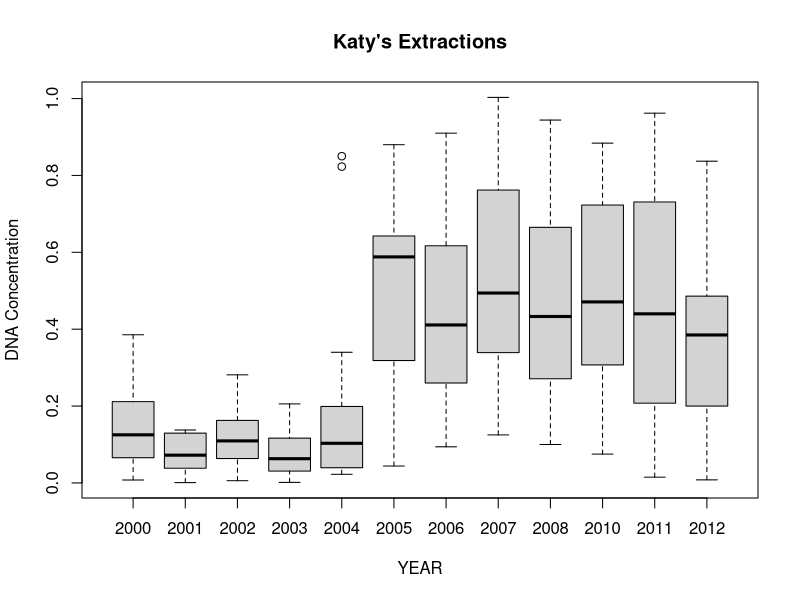
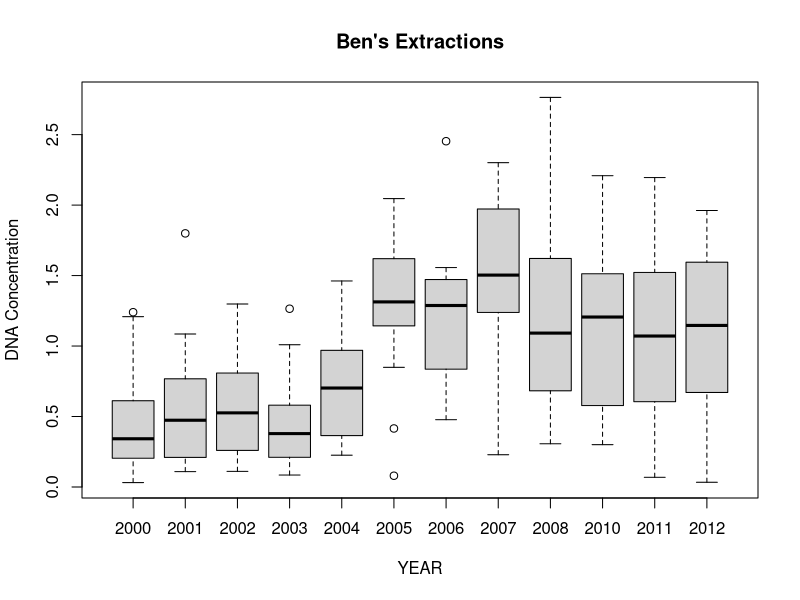
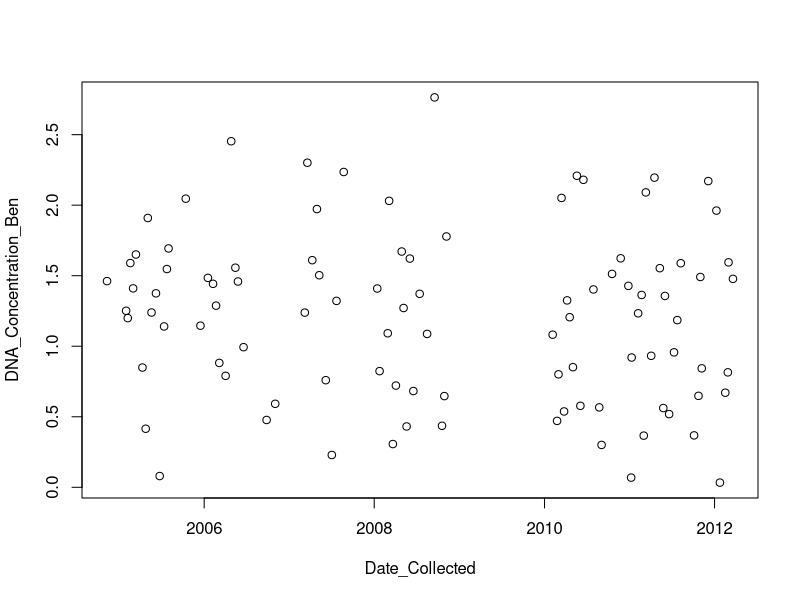
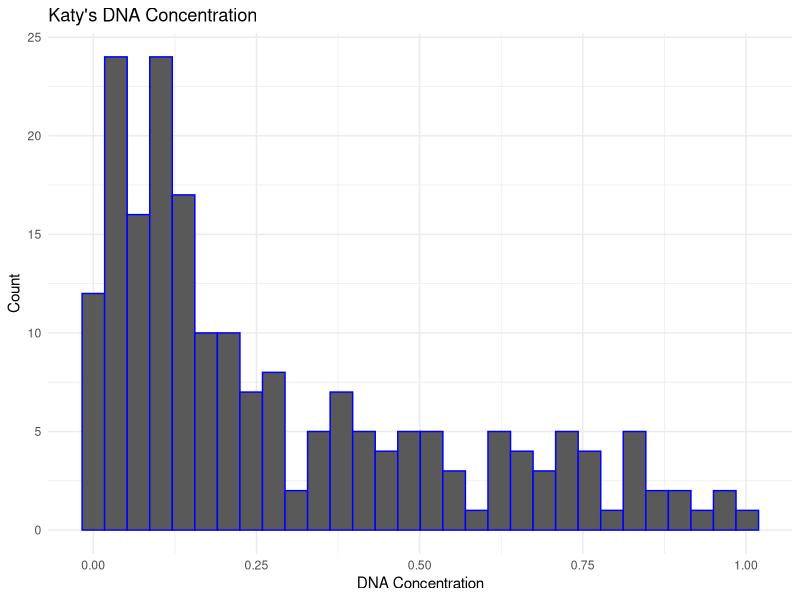
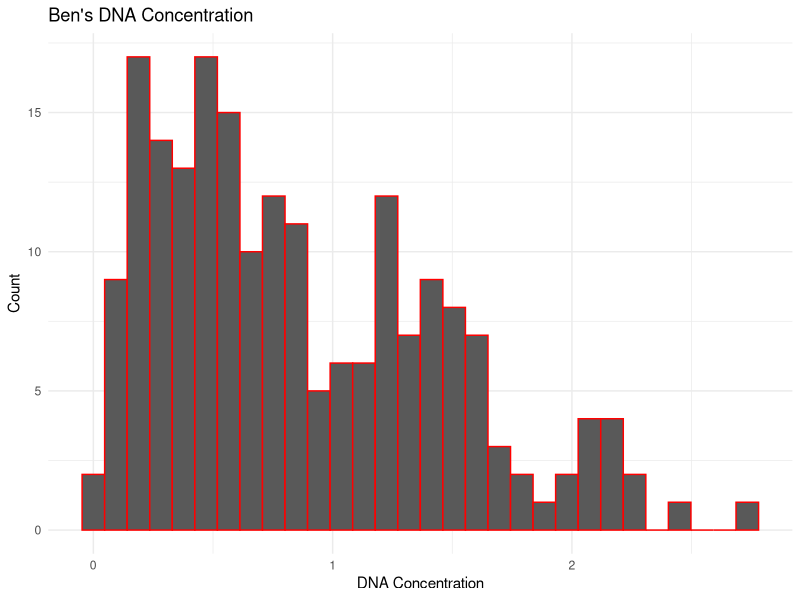
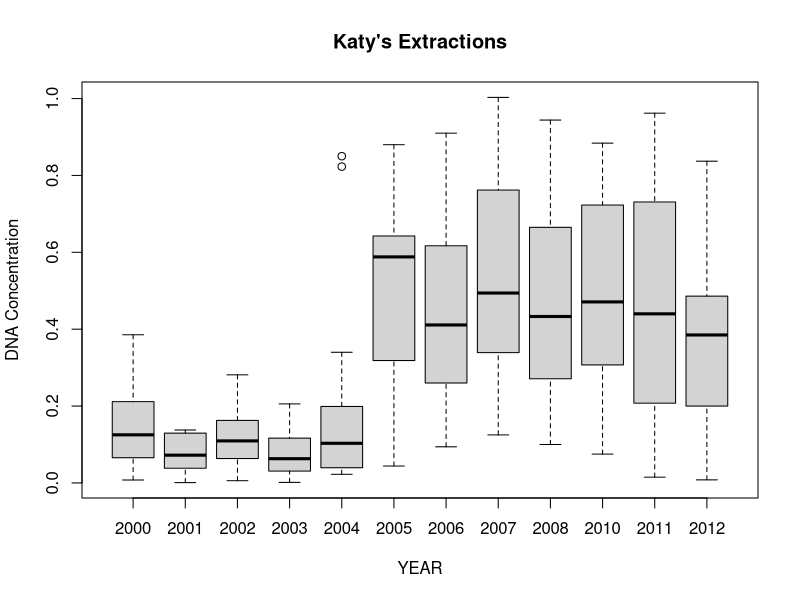
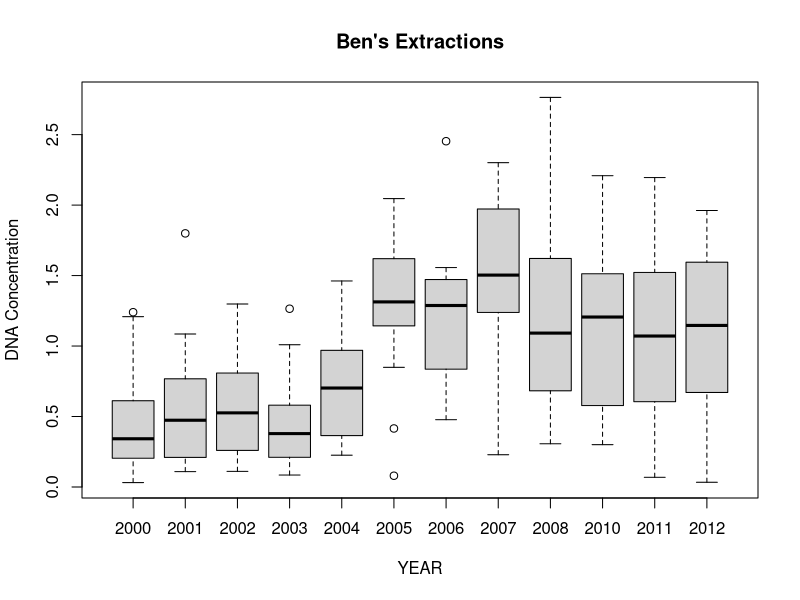
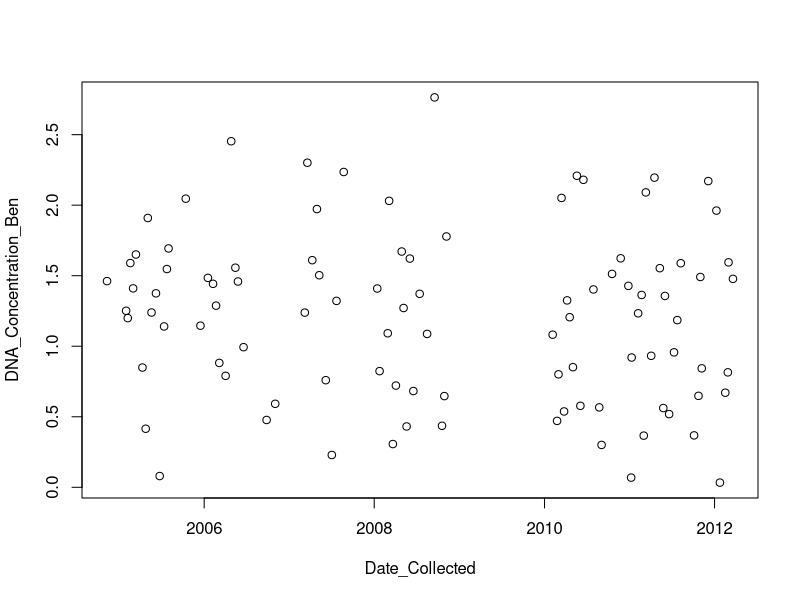

These charts were generated, in order, by the following R code:
# Howard Exam 4 Script
# I am redoing Exam 1

library(ggplot2)

# I. Load the data and make separate histograms
conc <- read.csv("./DNA_Conc_by_Extraction_Date.csv")


# Playing with the Data
summary(conc)
dim(conc)
str(conc)
head(conc)
class(conc)


# Histogram of Katy's DNA Concentration
Katy_conc <- ggplot(data = conc) +
  geom_histogram(aes(DNA_Concentration_Katy), color = "blue") +
  theme_minimal() +
  labs(title="Katy's DNA Concentration", 
       y="Count", 
       x="DNA Concentration")


# Not required, but saving image for reference
png(filename = "./Katy_DNA_Concentration.png")
ggplot(data = conc) +
  geom_histogram(aes(DNA_Concentration_Katy), color = "blue") +
  theme_minimal() +
  labs(title="Katy's DNA Concentration", 
       y="Count", 
       x="DNA Concentration")
dev.off()


# Histogram of Ben's DNA Concentration
Ben_conc <- ggplot(data = conc) +
  geom_histogram(aes(DNA_Concentration_Ben), color = "red") +
  theme_minimal() +
  labs(title="Ben's DNA Concentration", 
       y="Count", 
       x="DNA Concentration")


# Not required but saving image for reference
png(filename = "./Ben_DNA_Concentration.png")
ggplot(data = conc) +
  geom_histogram(aes(DNA_Concentration_Ben), color = "red") +
  theme_minimal() +
  labs(title="Ben's DNA Concentration", 
       y="Count", 
       x="DNA Concentration")
dev.off()


# II. Recreate both plots shown
class(conc$DNA_Concentration_Katy)
class(conc$Year_Collected)


# Katy's Extraction Plot
# Note: R Version 4.0.0 changed the boxplot default color from white to gray
boxplot(DNA_Concentration_Katy~Year_Collected,data=conc, main="Katy's Extractions",
        xlab="YEAR", ylab="DNA Concentration")


# Ben's Extraction Plot
boxplot(DNA_Concentration_Ben~Year_Collected,data=conc, main="Ben's Extractions",
        xlab="YEAR", ylab="DNA Concentration")


# III. Saving both figures as jpegs
# Saving Katy's Plot
jpeg("./HOWARD_Plot1.jpeg")
boxplot(DNA_Concentration_Katy~Year_Collected,data=conc, main="Katy's Extractions",
        xlab="YEAR", ylab="DNA Concentration")
dev.off()


# Saving Ben's Plot
jpeg("./HOWARD_Plot2.jpeg")
boxplot(DNA_Concentration_Ben~Year_Collected,data=conc, main="Ben's Extractions",
        xlab="YEAR", ylab="DNA Concentration")
dev.off()


# IV. Writing comparison code
# First I'm looking at the data
Ben <- conc$DNA_Concentration_Ben
Katy <- conc$DNA_Concentration_Katy
Ben - Katy

sort(conc$DNA_Concentration_Ben - conc$DNA_Concentration_Katy)
conc$DNA_Concentration_Ben - conc$DNA_Concentration_Katy


# Final code for IV
conc$Year_Collected[which.min(conc$DNA_Concentration_Ben - conc$DNA_Concentration_Katy) ]


# V. Make a scatterplot of the downstairs lab
# Subset rows collected downstairs
conc$Lab == "Downstairs"
dow <- conc$Lab %in% c("Downstairs")
conc[dow,]
class(dow)
class(dow)
conc$Date_Collected <- as.POSIXct(conc$Date_Collected)
class(conc$Date_Collected)

d <- conc[c(104:200), c("Year_Collected", "Extract.Code", "Date_Collected", "DNA_Concentration_Katy", "DNA_Concentration_Ben", "Lab")]


#Recreate the plot
plot(x=d$Date_Collected,y=d$DNA_Concentration_Ben,
     xlab="Date_Collected", ylab="DNA_Concentration_Ben")


#Save the plot as a jpeg
jpeg("./Ben_DNA_over_time.jpg")
plot(x=d$Date_Collected,y=d$DNA_Concentration_Ben,
     xlab="Date_Collected", ylab="DNA_Concentration_Ben")
dev.off()

#End of Skills Test 4